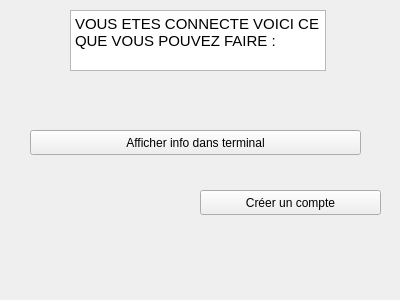
<?xml version="1.0" encoding="UTF-8"?>
<ui version="4.0">
 <class>FenetreUtilisateur</class>
 <widget class="QMainWindow" name="FenetreUtilisateur">
  <property name="geometry">
   <rect>
    <x>0</x>
    <y>0</y>
    <width>400</width>
    <height>300</height>
   </rect>
  </property>
  <property name="windowTitle">
   <string>MainWindow</string>
  </property>
  <widget class="QWidget" name="centralwidget">
   <widget class="QTextBrowser" name="textBrowser">
    <property name="geometry">
     <rect>
      <x>70</x>
      <y>10</y>
      <width>256</width>
      <height>61</height>
     </rect>
    </property>
    <property name="html">
     <string>&lt;!DOCTYPE HTML PUBLIC &quot;-//W3C//DTD HTML 4.0//EN&quot; &quot;http://www.w3.org/TR/REC-html40/strict.dtd&quot;&gt;
&lt;html&gt;&lt;head&gt;&lt;meta name=&quot;qrichtext&quot; content=&quot;1&quot; /&gt;&lt;style type=&quot;text/css&quot;&gt;
p, li { white-space: pre-wrap; }
&lt;/style&gt;&lt;/head&gt;&lt;body style=&quot; font-family:'Ubuntu'; font-size:11pt; font-weight:400; font-style:normal;&quot;&gt;
&lt;p style=&quot; margin-top:0px; margin-bottom:0px; margin-left:0px; margin-right:0px; -qt-block-indent:0; text-indent:0px;&quot;&gt;VOUS ETES CONNECTE VOICI CE QUE VOUS POUVEZ FAIRE :&lt;/p&gt;&lt;/body&gt;&lt;/html&gt;</string>
    </property>
   </widget>
   <widget class="QPushButton" name="pushButton">
    <property name="geometry">
     <rect>
      <x>30</x>
      <y>130</y>
      <width>331</width>
      <height>25</height>
     </rect>
    </property>
    <property name="text">
     <string>Afficher info dans terminal</string>
    </property>
   </widget>
   <widget class="QPushButton" name="creerCompte">
    <property name="geometry">
     <rect>
      <x>200</x>
      <y>190</y>
      <width>181</width>
      <height>25</height>
     </rect>
    </property>
    <property name="text">
     <string>Créer un compte</string>
    </property>
   </widget>
  </widget>
 </widget>
 <resources/>
 <connections/>
</ui>
